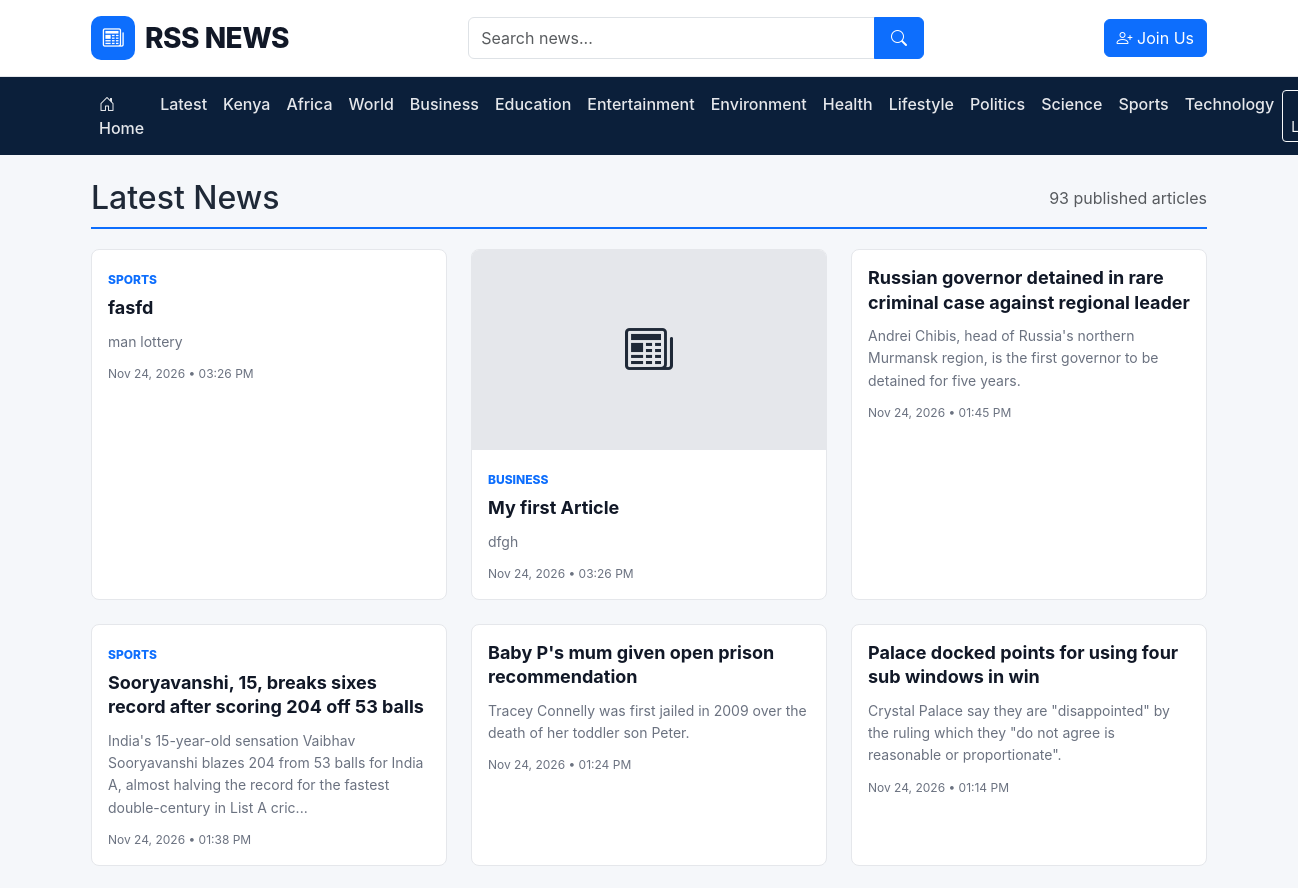
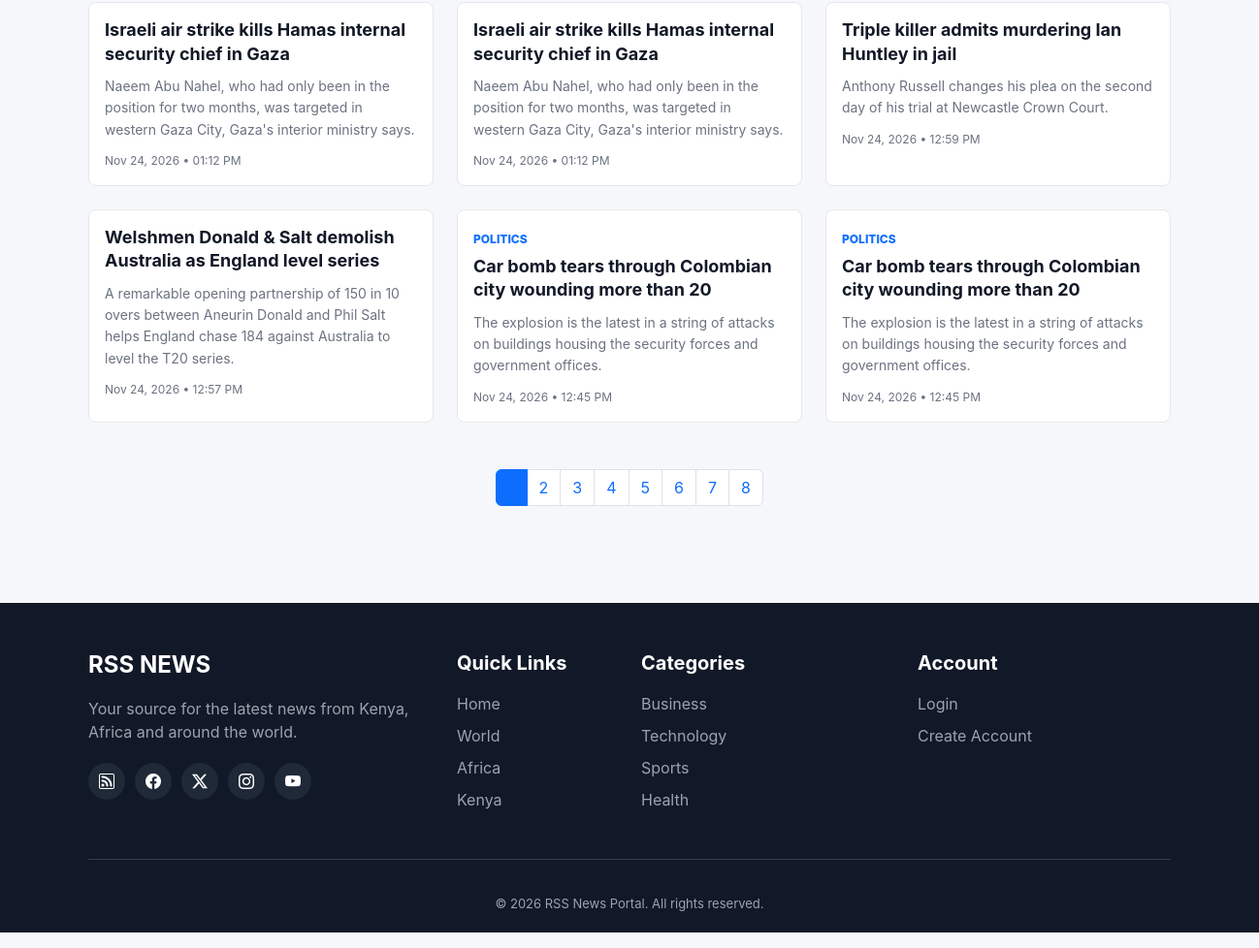
/latest.php, run on the app's committed database (2 pictures, top to bottom).
### tables this page shows
CREATE TABLE `categories` (
  `id` int(10) UNSIGNED NOT NULL,
  `name` varchar(100) NOT NULL,
  `slug` varchar(150) NOT NULL,
  `description` varchar(255) DEFAULT NULL,
  `category_type` enum('topic','legacy_geo') NOT NULL DEFAULT 'topic',
  `status` enum('active','inactive') NOT NULL DEFAULT 'active',
  `created_at` timestamp NOT NULL DEFAULT current_timestamp(),
  `updated_at` timestamp NOT NULL DEFAULT current_timestamp() ON UPDATE current_timestamp()
);

CREATE TABLE `articles` (
  `id` int(10) UNSIGNED NOT NULL,
  `user_id` int(10) UNSIGNED DEFAULT NULL,
  `category_id` int(10) UNSIGNED DEFAULT NULL,
  `region` enum('kenya','africa','world') NOT NULL DEFAULT 'world',
  `country_code` char(2) DEFAULT NULL,
  `classification_confidence` decimal(5,2) DEFAULT NULL,
  `classification_source` enum('manual','rss_rules','author_review') NOT NULL DEFAULT 'manual',
  `classification_needs_review` tinyint(1) NOT NULL DEFAULT 0,
  `classification_notes` varchar(500) DEFAULT NULL,
  `is_featured` tinyint(1) NOT NULL DEFAULT 0,
  `is_breaking` tinyint(1) NOT NULL DEFAULT 0,
  `scheduled_at` datetime DEFAULT NULL,
  `rss_feed_id` int(10) UNSIGNED DEFAULT NULL,
  `title` varchar(255) NOT NULL,
  `slug` varchar(300) NOT NULL,
  `excerpt` text DEFAULT NULL,
  `content` longtext DEFAULT NULL,
  `featured_image` varchar(2048) DEFAULT NULL,
  `source_name` varchar(150) DEFAULT NULL,
  `source_url` varchar(2048) DEFAULT NULL,
  `article_type` enum('user','rss') NOT NULL DEFAULT 'user',
  `status` enum('draft','pending','published','rejected') NOT NULL DEFAULT 'draft',
  `published_at` datetime DEFAULT NULL,
  `created_at` timestamp NOT NULL DEFAULT current_timestamp(),
  `updated_at` timestamp NOT NULL DEFAULT current_timestamp() ON UPDATE current_timestamp(),
  `deleted_at` datetime DEFAULT NULL
);

### includes/functions.php (called while the page is built, shortened)
<?php
function e(mixed $value): string
{
    return htmlspecialchars((string) $value, ENT_QUOTES, 'UTF-8');
}
function url(string $path = ''): string
{
    return BASE_URL . '/' . ltrim($path, '/');
}
function formatNewsDate(?string $date): string
{
    $timestamp = strtotime($date);
    return $timestamp === false
        ? ''
        : date('M d, Y • h:i A', $timestamp);
}
function textLength(string $text): int
{
    return function_exists('mb_strlen') ? mb_strlen($text, 'UTF-8') : strlen($text);
}
function textSubstr(string $text, int $start, ?int $length = null): string
{
    if (function_exists('mb_substr')) {
        return mb_substr($text, $start, $length, 'UTF-8');
    }
    return $length === null ? substr($text, $start) : substr($text, $start, $length);
}
function createExcerpt(?string $text, int $length = 150): string
{
    $text = trim(strip_tags((string) $text));
    if (textLength($text) <= $length) {
        return $text;
    }
    return textSubstr($text, 0, $length) . '...';
}
function articleUrl(int $id, string $slug): string
{
    return url(
        'article.php?id=' . $id . '&slug=' . urlencode($slug)
    );
}
function categoryUrl(string $slug): string
{
    return url('category.php?slug=' . urlencode($slug));
}
function newsImageUrl(?string $image): ?string
{
    $image = trim((string) $image);
    if ($image === '') {
        return null;
    }
    if (preg_match('~^https?://~i', $image)) {
        return $image;
    }
    return url(ltrim($image, '/'));
}

### includes/auth.php (called while the page is built, shortened)
<?php
require_once __DIR__ . '/functions.php';
function isLoggedIn(): bool
{
    return isset($_SESSION['user_id']);
}

### latest.php (the view, shortened to what this page needs)
<?php
require_once __DIR__ . '/config/database.php';
require_once __DIR__ . '/includes/functions.php';
$page = max(1, (int)($_GET['page'] ?? 1));
$perPage = 12;
$offset = ($page - 1) * $perPage;
$region = (string)($_GET['region'] ?? '');
$validRegions = ['kenya', 'africa', 'world'];
if (!in_array($region, $validRegions, true)) $region = '';
$whereRegion = $region === 'africa' ? " AND region IN ('africa','kenya')" : ($region !== '' ? ' AND region = ' . $pdo->quote($region) : '');
$totalArticles = (int)$pdo->query("
    SELECT COUNT(*) FROM articles
    WHERE status = 'published' AND deleted_at IS NULL" . $whereRegion)->fetchColumn();
$totalPages = max(1, (int)ceil($totalArticles / $perPage));
$stmt = $pdo->prepare("
    SELECT a.id, a.title, a.slug, a.excerpt, a.content, a.featured_image,
           a.published_at, a.created_at, c.name AS category_name
    FROM articles a
    LEFT JOIN categories c ON c.id = a.category_id
    WHERE a.status = 'published' AND a.deleted_at IS NULL" . $whereRegion . "
    ORDER BY COALESCE(a.published_at, a.created_at) DESC
    LIMIT :limit OFFSET :offset
");
$stmt->bindValue(':limit', $perPage, PDO::PARAM_INT);
$stmt->bindValue(':offset', $offset, PDO::PARAM_INT);
$stmt->execute();
$articles = $stmt->fetchAll();
$pageTitle = $region === '' ? 'Latest News' : ucfirst($region) . ' News';
require_once __DIR__ . '/includes/header.php';
?>
<div class="container py-4">
    <div class="section-title">
        <h1 class="h2 mb-0"><?= e($pageTitle) ?></h1>
        <span class="text-muted"><?= number_format($totalArticles) ?> published articles</span>
    </div>
    <?php if (!$articles): ?>
        <div class="alert alert-info">There are no published articles yet.</div>
    <?php else: ?>
        <div class="row g-4">
            <?php foreach ($articles as $article): ?>
                <div class="col-lg-4 col-md-6">
                    <article class="news-card h-100">
                        <?php $image = newsImageUrl($article['featured_image'] ?? null); ?>
                        <?php if ($image): ?>
                            <img src="<?= e($image) ?>" alt="<?= e($article['title']) ?>"
                                 class="news-card-image" onerror="this.style.display='none'">
                        <?php else: ?>
                            <div class="news-card-image d-flex align-items-center justify-content-center">
                                <i class="bi bi-newspaper" style="font-size:48px"></i>
                            </div>
                        <?php endif; ?>
                        <div class="news-card-body">
                            <?php if ($article['category_name']): ?>
                                <span class="news-category"><?= e($article['category_name']) ?></span>
                            <?php endif; ?>
                            <h2 class="news-title">
                                <a href="<?= e(articleUrl((int)$article['id'], $article['slug'])) ?>"><?= e($article['title']) ?></a>
                            </h2>
                            <p class="news-excerpt"><?= e(createExcerpt($article['excerpt'] ?: $article['content'], 160)) ?></p>
                            <div class="news-meta"><?= e(formatNewsDate($article['published_at'] ?: $article['created_at'])) ?></div>
                        </div>
                    </article>
                </div>
            <?php endforeach; ?>
        </div>
        <?php if ($totalPages > 1): ?>
            <nav class="mt-5" aria-label="Latest news pagination">
                <ul class="pagination justify-content-center flex-wrap">
                    <?php for ($i = 1; $i <= $totalPages; $i++): ?>
                        <li class="page-item <?= $i === $page ? 'active' : '' ?>">
                            <a class="page-link" href="<?= e(url('latest.php?' . http_build_query(array_filter(['page' => $i, 'region' => $region])))) ?>"><?= $i ?></a>
                        </li>
                    <?php endfor; ?>
                </ul>
            </nav>
        <?php endif; ?>
    <?php endif; ?>
</div>
<?php require_once __DIR__ . '/includes/footer.php'; ?>

### includes/header.php (shortened to what this page needs)
<?php
require_once __DIR__ . '/functions.php';
require_once __DIR__ . '/auth.php';
require_once __DIR__ . '/../config/database.php';
$loggedIn = isLoggedIn();
$userRole = currentUserRole();
$isStaff = in_array($userRole, ['admin', 'author'], true);
$dashboardPath = $userRole === 'admin' ? 'admin/index.php' : ($userRole === 'author' ? 'admin/articles.php' : 'user/dashboard.php');
?>
<!DOCTYPE html>
<html lang="en">
<head>
    <link href="https://cdn.jsdelivr.net/npm/bootstrap@5.3.3/dist/css/bootstrap.min.css" rel="stylesheet">
    <link href="https://cdn.jsdelivr.net/npm/bootstrap-icons@1.11.3/font/bootstrap-icons.css" rel="stylesheet">
    <link rel="stylesheet" href="<?= e(url('assets/css/style.css')) ?>">
</head>
<body>
<header class="main-header">
    <div class="container">
        <div class="row align-items-center py-3 g-3">
            <div class="col-lg-4 col-md-5">
                <a href="<?= e(url('index.php')) ?>" class="site-logo text-decoration-none">
                    <span class="logo-icon"><i class="bi bi-newspaper"></i></span>
                    <span>RSS NEWS</span>
                </a>
            </div>
            <div class="col-lg-5 col-md-7">
                <form action="<?= e(url('search.php')) ?>" method="GET" class="search-form">
                    <div class="input-group">
                        <input type="search" name="q" class="form-control"
                               placeholder="Search news..." required
                               value="<?= e($_GET['q'] ?? '') ?>">
                        <button class="btn btn-primary" type="submit" aria-label="Search">
                            <i class="bi bi-search"></i>
                        </button>
                    </div>
                </form>
            </div>
            <div class="col-lg-3 text-lg-end">
                <?php if ($loggedIn): ?>
                    <?php if (!$isStaff): ?>
                        <a href="<?= e(url('user/create_article.php')) ?>" class="btn btn-outline-primary me-2">
                            <i class="bi bi-pencil-square"></i> Write Article
                        </a>
                    <?php endif; ?>
                    <a href="<?= e(url($dashboardPath)) ?>" class="btn btn-primary">
                        <i class="bi bi-person-circle"></i> My Dashboard
                    </a>
                <?php else: ?>
                    <a href="<?= e(url('register.php')) ?>" class="btn btn-primary">
                        <i class="bi bi-person-plus"></i> Join Us
                    </a>
                <?php endif; ?>
            </div>
        </div>
    </div>
</header>
<nav class="navbar navbar-expand-lg navbar-dark main-navbar">
    <div class="container">
        <div class="collapse navbar-collapse" id="mainNavigation">
            <?php
            $navigationCategories = [];
            try {
                $navigationStmt = $pdo->query("
                    SELECT name, slug
                    FROM categories
                    WHERE status = 'active'
                      AND category_type = 'topic'
                      AND slug NOT IN ('kenya', 'africa', 'world')
                    ORDER BY name ASC
                    LIMIT 12
                ");
                $navigationCategories = $navigationStmt->fetchAll(PDO::FETCH_ASSOC);
            } catch (Throwable $navigationError) {
                error_log('Navigation categories error: ' . $navigationError->getMessage());
            }
            ?>
            <ul class="navbar-nav me-auto mb-2 mb-lg-0">
                <li class="nav-item"><a class="nav-link" href="<?= e(url('index.php')) ?>"><i class="bi bi-house-door"></i> Home</a></li>
                <li class="nav-item"><a class="nav-link" href="<?= e(url('latest.php')) ?>">Latest</a></li>
                <li class="nav-item"><a class="nav-link" href="<?= e(url('latest.php?region=kenya')) ?>">Kenya</a></li>
                <li class="nav-item"><a class="nav-link" href="<?= e(url('latest.php?region=africa')) ?>">Africa</a></li>
                <li class="nav-item"><a class="nav-link" href="<?= e(url('latest.php?region=world')) ?>">World</a></li>
                <?php foreach ($navigationCategories as $navigationCategory): ?>
                    <li class="nav-item">
                        <a class="nav-link" href="<?= e(categoryUrl($navigationCategory['slug'])) ?>">
                            <?= e($navigationCategory['name']) ?>
                        </a>
                    </li>
                <?php endforeach; ?>
            </ul>
            <div class="d-flex gap-2">
                <?php if ($loggedIn): ?>
                    <a href="<?= e(url('logout.php')) ?>" class="btn btn-outline-light btn-sm">
                        <i class="bi bi-box-arrow-right"></i> Logout
                    </a>
                <?php else: ?>
                    <a href="<?= e(url('login.php')) ?>" class="btn btn-outline-light btn-sm">
                        <i class="bi bi-person"></i> Login
                    </a>
                <?php endif; ?>
            </div>
        </div>
    </div>
</nav>
<main>

### data on the page
categories: name "Business"
categories: name "Education"
categories: name "Entertainment"
categories: name "Environment"
categories: name "Health"
categories: name "Lifestyle"
categories: name "Politics"
categories: name "Science"
categories: name "Sports"
categories: name "Technology"
articles: category.name "SPORTS", title "fasfd", excerpt "man lottery", published_at "Nov 24, 2026 • 03:26 PM"
articles: category.name "BUSINESS", title "My first Article", excerpt "dfgh", published_at "Nov 24, 2026 • 03:26 PM"
articles: title "Russian governor detained in rare criminal case against regional leader", excerpt "Andrei Chibis, head of Russia's northern Murmansk region, is the first governor to be detained for five years.", published_at "Nov 24, 2026 • 01:45 PM"
articles: category.name "SPORTS", title "Sooryavanshi, 15, breaks sixes record after scoring 204 off 53 balls", excerpt "India's 15-year-old sensation Vaibhav Sooryavanshi blazes 204 from 53 balls for India A, almost halving the record for the fastest double-century in List A cric...", published_at "Nov 24, 2026 • 01:38 PM"
articles: title "Baby P's mum given open prison recommendation", excerpt "Tracey Connelly was first jailed in 2009 over the death of her toddler son Peter.", published_at "Nov 24, 2026 • 01:24 PM"
articles: title "Palace docked points for using four sub windows in win", excerpt "Crystal Palace say they are \"disappointed\" by the ruling which they \"do not agree is reasonable or proportionate\".", published_at "Nov 24, 2026 • 01:14 PM"
articles: title "Israeli air strike kills Hamas internal security chief in Gaza", excerpt "Naeem Abu Nahel, who had only been in the position for two months, was targeted in western Gaza City, Gaza's interior ministry says.", published_at "Nov 24, 2026 • 01:12 PM"
articles: title "Israeli air strike kills Hamas internal security chief in Gaza", excerpt "Naeem Abu Nahel, who had only been in the position for two months, was targeted in western Gaza City, Gaza's interior ministry says.", published_at "Nov 24, 2026 • 01:12 PM"
articles: title "Triple killer admits murdering Ian Huntley in jail", excerpt "Anthony Russell changes his plea on the second day of his trial at Newcastle Crown Court.", published_at "Nov 24, 2026 • 12:59 PM"
articles: title "Welshmen Donald & Salt demolish Australia as England level series", excerpt "A remarkable opening partnership of 150 in 10 overs between Aneurin Donald and Phil Salt helps England chase 184 against Australia to level the T20 series.", published_at "Nov 24, 2026 • 12:57 PM"
articles: category.name "POLITICS", title "Car bomb tears through Colombian city wounding more than 20", excerpt "The explosion is the latest in a string of attacks on buildings housing the security forces and government offices.", published_at "Nov 24, 2026 • 12:45 PM"
articles: category.name "POLITICS", title "Car bomb tears through Colombian city wounding more than 20", excerpt "The explosion is the latest in a string of attacks on buildings housing the security forces and government offices.", published_at "Nov 24, 2026 • 12:45 PM"

### other printed values
$pageTitle "Latest News"
$totalArticles "93"
